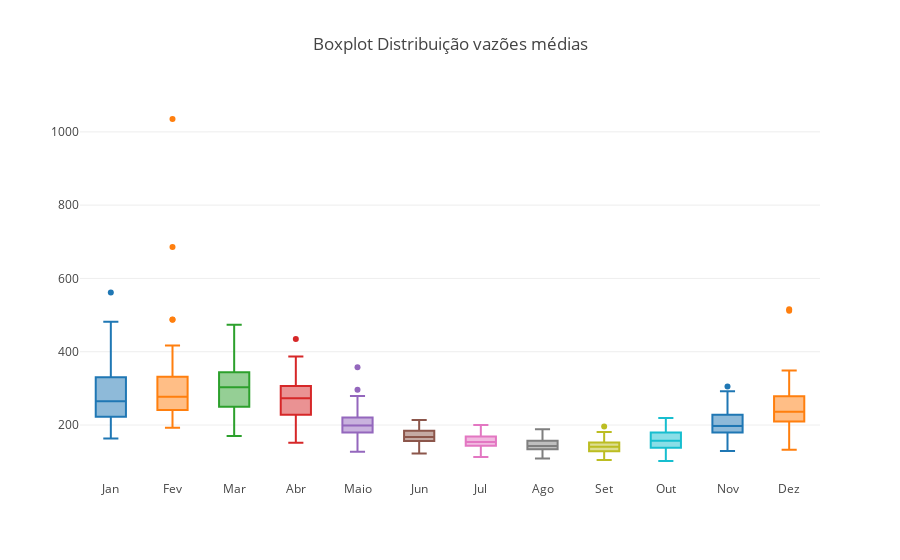

Notebook code cell kept with this figure:
### Markdown cell above
- Segundo a média: meses de seca = Maio a Novembro e meses de cheia = Dez a Abr

### Code cell
data = []
meses_list = ['Jan','Fev','Mar','Abr', 'Maio','Jun','Jul','Ago','Set','Out','Nov','Dez']
for mes in np.arange(1,13,1):
    data.append(go.Box(y = ts[ts['month'] == mes]['vazao'], name = meses_list[mes-1]))

layout = go.Layout(title = 'Boxplot Distribuição vazões médias', showlegend = False)

fig = go.Figure(data = data, layout = layout)

pyo.iplot(fig, config=dict(showLink=False))
